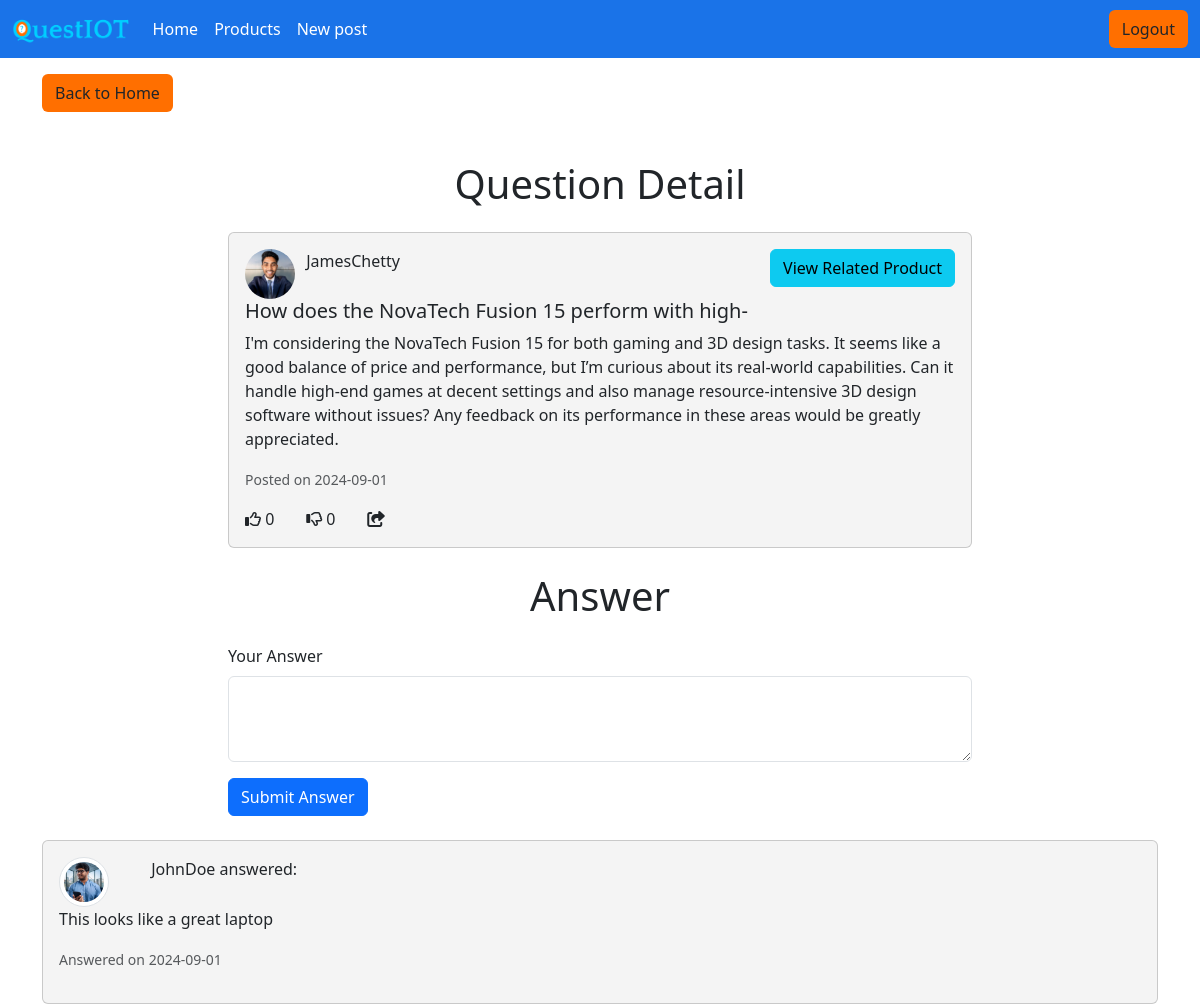
/pages/questionpostpage.php?id=23 (signed in), run on the app's committed database.
### tables this page shows
CREATE TABLE `question` (
  `questionid` int(11) NOT NULL,
  `heading` varchar(50) NOT NULL,
  `question_text` text NOT NULL,
  `userid` int(11) DEFAULT NULL,
  `like` int(11) DEFAULT 0,
  `dislike` int(11) DEFAULT 0,
  `categoriesid` int(11) DEFAULT NULL,
  `created_at` date DEFAULT current_timestamp()
);

CREATE TABLE `users` (
  `userid` int(11) NOT NULL,
  `username` varchar(50) NOT NULL,
  `email` varchar(100) NOT NULL,
  `password` varchar(50) NOT NULL,
  `usertype` varchar(50) DEFAULT NULL,
  `userImage` varchar(255) DEFAULT NULL
);

CREATE TABLE `answer` (
  `answerid` int(11) NOT NULL,
  `questionid` int(11) DEFAULT NULL,
  `userid` int(11) DEFAULT NULL,
  `answer_text` text DEFAULT NULL,
  `created_at` date DEFAULT current_timestamp(),
  `like` int(11) DEFAULT NULL,
  `dislike` int(11) DEFAULT NULL
);

### pages/questionpostpage.php (the view, shortened to what this page needs)
<?php
require 'config.php';
$questionid = isset($_GET['id']) ? intval($_GET['id']) : 0;
if ($questionid > 0) {
    $sql = "SELECT q.heading, q.question_text, u.username, u.userImage, q.created_at, q.`like`, q.dislike
            FROM question q
            JOIN users u ON q.userid = u.userid
            WHERE q.questionid = ?";
    $stmt = $conn->prepare($sql);
    $stmt->bind_param("i", $questionid);
    $stmt->execute();
    $result = $stmt->get_result();
    if ($result->num_rows > 0) {
        $row = $result->fetch_assoc();
    } else {
        $error = "Question not found.";
    }
} else {
    $error = "Invalid question ID.";
}
$product_exists = false;
$productID = 0;
if ($questionid > 0) {
    $sql = "SELECT ProductID FROM product WHERE QuestionID = ?";
    $stmt = $conn->prepare($sql);
    $stmt->bind_param("i", $questionid);
    $stmt->execute();
    $stmt->bind_result($productID);
    if ($stmt->fetch()) {
        $product_exists = true;
    }
}
$sql = "SELECT a.answer_text, u.username, u.userImage, a.created_at
        FROM answer a
        JOIN users u ON a.userid = u.userid
        WHERE a.questionid = ? ORDER BY a.created_at DESC";
$stmt = $conn->prepare($sql);
$stmt->bind_param("i", $questionid);
$stmt->execute();
$answers_result = $stmt->get_result();
?>
<!doctype html>
<html lang="en">
<head>
    <link href="https://cdn.jsdelivr.net/npm/bootstrap@5.3.3/dist/css/bootstrap.min.css" rel="stylesheet">
    <link href="../css/main.css" rel="stylesheet">
</head>
<body>
    <?php include '../components/navbar.php'; ?>
    <div class="container mt-3">
        <a href="home.php" class="btn btn-outline-sucess">Back to Home</a>
    </div>
    <div class="container mt-5">
        <div class="text-center mb-4">
            <h1>Question Detail</h1>
        </div>
        <?php if (isset($error)): ?>
            <p class="text-danger text-center"><?php echo htmlspecialchars($error); ?></p>
        <?php else: ?>
            <div class="card col-8 mx-auto mb-4 post-background">
                <div class="card-body">
                    <div class="row">
                        <div class="col-1">
                            <img src="../uploads/userImages/<?php echo htmlspecialchars($row['userImage']); ?>" alt="User Image" class="rounded-circle" style="width: 50px; height: 50px;">
                        </div>
                        <div class="col-2">
                            <p><?php echo htmlspecialchars($row['username']); ?></p>
                        </div>
                        <?php if ($product_exists): ?>
                            <div class="col text-end">
                                <a href="singleproductpage.php?id=<?php echo htmlspecialchars($productID); ?>" class="btn btn-info">View Related Product</a>
                            </div>
                        <?php endif; ?>
                    </div>
                    <h5 class="card-title"><?php echo htmlspecialchars($row['heading']); ?></h5>
                    <p class="card-text"><?php echo htmlspecialchars($row['question_text']); ?></p>
                    <p class="card-text"><small class="text-muted">Posted on <?php echo htmlspecialchars($row['created_at']); ?></small></p>
                    <div class="row">
                        <div class="col-1">
                            <i class="fa-regular fa-thumbs-up like-toggle" data-id="<?php echo htmlspecialchars($questionid); ?>"></i>
                            <span class="like-count"><?php echo htmlspecialchars($row['like']); ?></span>
                        </div>
                        <div class="col-1">
                            <i class="fa-regular fa-thumbs-down dislike-toggle" data-id="<?php echo htmlspecialchars($questionid); ?>"></i>
                            <span class="dislike-count"><?php echo htmlspecialchars($row['dislike']); ?></span>
                        </div>
                        <div class="col-1">
                            <i class="fa-solid fa-share-from-square"></i>
                        </div>
                    </div>
                </div>
            </div>
            <div class="text-center mb-4">
                <h1>Answer</h1>
            </div>
            <form action="" method="POST" class="col-8 mx-auto">
                <div class="mb-3">
                    <label for="answer" class="form-label">Your Answer</label>
                    <textarea class="form-control" id="answer" name="answer" rows="3" required></textarea>
                </div>
                <button type="submit" class="btn btn-primary">Submit Answer</button>
            </form>
            <?php if ($answers_result->num_rows > 0): ?>
                <?php while ($answer = $answers_result->fetch_assoc()): ?>
                    <div class="card mt-4 post-background">
                        <div class="card-body">
                            <div class="row">
                                <div class="col-1">
                                    <img src="../uploads/userImages/<?php echo htmlspecialchars($answer['userImage']); ?>" alt="User Image" class="img-thumbnail rounded-circle" style="width: 50px; height: 50px;">
                                </div>
                                <div class="col-2">
                                    <p><?php echo htmlspecialchars($answer['username']); ?> answered:</p>
                                </div>
                            </div>
                            <p><?php echo htmlspecialchars($answer['answer_text']); ?></p>
                            <p><small class="text-muted">Answered on <?php echo htmlspecialchars($answer['created_at']); ?></small></p>
                        </div>
                    </div>
                <?php endwhile; ?>
            <?php endif; ?>
        <?php endif; ?>
    </div>
</body>
</html>

### css/main.css (style rules this page uses)
.post-background { background-color: #F4F4F4; }
.btn-outline-sucess { background: #FF6F00 !important; }

### data on the page
question: userid.userImage (picture), userid.username "JamesChetty", heading "How does the NovaTech Fusion 15 perform with high-", question_text "I'm considering the NovaTech Fusion 15 for both gaming and 3D design tasks. It seems like a good balance of price and performance, but I’m curious about its real-world capabilities. Can it handle high-end games at decent settings and also manage resource-intensive 3D design software without issues? Any feedback on its performance in these areas would be greatly appreciated.", created_at "2024-09-01", like "0", dislike "0"
answer: userid.userImage (picture), userid.username "JohnDoe", answer_text "This looks like a great laptop", created_at "2024-09-01"
